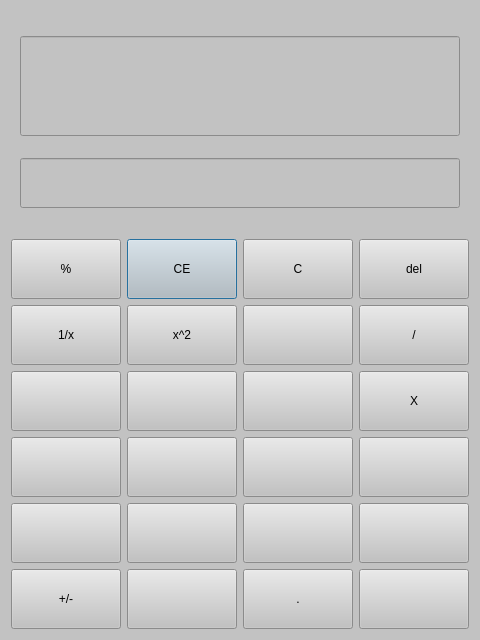
<?xml version="1.0" encoding="UTF-8"?>
<ui version="4.0">
 <class>Dialog</class>
 <widget class="QDialog" name="Dialog">
  <property name="geometry">
   <rect>
    <x>0</x>
    <y>0</y>
    <width>480</width>
    <height>640</height>
   </rect>
  </property>
  <property name="minimumSize">
   <size>
    <width>70</width>
    <height>60</height>
   </size>
  </property>
  <property name="windowTitle">
   <string>Dialog</string>
  </property>
  <property name="styleSheet">
   <string notr="true">background-color: rgb(194, 194, 194);</string>
  </property>
  <layout class="QGridLayout" name="gridLayout_3">
   <item row="0" column="0">
    <widget class="QWidget" name="widget" native="true">
     <layout class="QGridLayout" name="gridLayout_2">
      <item row="0" column="0">
       <widget class="QLineEdit" name="lineEdit">
        <property name="minimumSize">
         <size>
          <width>350</width>
          <height>100</height>
         </size>
        </property>
        <property name="alignment">
         <set>Qt::AlignRight|Qt::AlignTrailing|Qt::AlignVCenter</set>
        </property>
       </widget>
      </item>
      <item row="1" column="0">
       <widget class="QLineEdit" name="lineEdit_2">
        <property name="minimumSize">
         <size>
          <width>400</width>
          <height>50</height>
         </size>
        </property>
        <property name="alignment">
         <set>Qt::AlignRight|Qt::AlignTrailing|Qt::AlignVCenter</set>
        </property>
       </widget>
      </item>
     </layout>
    </widget>
   </item>
   <item row="1" column="0">
    <layout class="QGridLayout" name="gridLayout">
     <item row="0" column="1">
      <widget class="QPushButton" name="btn_CE">
       <property name="minimumSize">
        <size>
         <width>70</width>
         <height>60</height>
        </size>
       </property>
       <property name="text">
        <string>CE</string>
       </property>
      </widget>
     </item>
     <item row="1" column="3">
      <widget class="QPushButton" name="btn_divide">
       <property name="minimumSize">
        <size>
         <width>70</width>
         <height>60</height>
        </size>
       </property>
       <property name="text">
        <string>/</string>
       </property>
      </widget>
     </item>
     <item row="5" column="0">
      <widget class="QPushButton" name="btn_sign">
       <property name="minimumSize">
        <size>
         <width>70</width>
         <height>60</height>
        </size>
       </property>
       <property name="text">
        <string>+/-</string>
       </property>
      </widget>
     </item>
     <item row="2" column="3">
      <widget class="QPushButton" name="btn_multiple">
       <property name="minimumSize">
        <size>
         <width>70</width>
         <height>60</height>
        </size>
       </property>
       <property name="text">
        <string>X</string>
       </property>
      </widget>
     </item>
     <item row="0" column="0">
      <widget class="QPushButton" name="btn_percent">
       <property name="sizePolicy">
        <sizepolicy hsizetype="Preferred" vsizetype="Preferred">
         <horstretch>0</horstretch>
         <verstretch>0</verstretch>
        </sizepolicy>
       </property>
       <property name="minimumSize">
        <size>
         <width>70</width>
         <height>60</height>
        </size>
       </property>
       <property name="text">
        <string>%</string>
       </property>
      </widget>
     </item>
     <item row="3" column="3">
      <widget class="QPushButton" name="btn_minus">
       <property name="minimumSize">
        <size>
         <width>70</width>
         <height>60</height>
        </size>
       </property>
       <property name="styleSheet">
        <string notr="true">border-image: url(:/newPrefix/minus.png);</string>
       </property>
       <property name="text">
        <string/>
       </property>
      </widget>
     </item>
     <item row="0" column="3">
      <widget class="QPushButton" name="btn_del">
       <property name="minimumSize">
        <size>
         <width>70</width>
         <height>60</height>
        </size>
       </property>
       <property name="text">
        <string>del</string>
       </property>
      </widget>
     </item>
     <item row="1" column="1">
      <widget class="QPushButton" name="btn_x_2">
       <property name="minimumSize">
        <size>
         <width>70</width>
         <height>60</height>
        </size>
       </property>
       <property name="text">
        <string>x^2</string>
       </property>
      </widget>
     </item>
     <item row="1" column="0">
      <widget class="QPushButton" name="btn_1_x">
       <property name="minimumSize">
        <size>
         <width>70</width>
         <height>60</height>
        </size>
       </property>
       <property name="text">
        <string>1/x</string>
       </property>
      </widget>
     </item>
     <item row="1" column="2">
      <widget class="QPushButton" name="btn_root">
       <property name="minimumSize">
        <size>
         <width>70</width>
         <height>60</height>
        </size>
       </property>
       <property name="styleSheet">
        <string notr="true">border-image: url(:/newPrefix/root.png);</string>
       </property>
       <property name="text">
        <string/>
       </property>
      </widget>
     </item>
     <item row="0" column="2">
      <widget class="QPushButton" name="btn_C">
       <property name="minimumSize">
        <size>
         <width>70</width>
         <height>60</height>
        </size>
       </property>
       <property name="text">
        <string>C</string>
       </property>
      </widget>
     </item>
     <item row="4" column="3">
      <widget class="QPushButton" name="btn_plus">
       <property name="minimumSize">
        <size>
         <width>70</width>
         <height>60</height>
        </size>
       </property>
       <property name="styleSheet">
        <string notr="true">border-image: url(:/newPrefix/plus.png);</string>
       </property>
       <property name="text">
        <string/>
       </property>
      </widget>
     </item>
     <item row="5" column="3">
      <widget class="QPushButton" name="btn_result">
       <property name="minimumSize">
        <size>
         <width>70</width>
         <height>60</height>
        </size>
       </property>
       <property name="styleSheet">
        <string notr="true">border-image: url(:/newPrefix/result.png);</string>
       </property>
       <property name="text">
        <string/>
       </property>
      </widget>
     </item>
     <item row="5" column="1">
      <widget class="QPushButton" name="btn_0">
       <property name="minimumSize">
        <size>
         <width>70</width>
         <height>60</height>
        </size>
       </property>
       <property name="styleSheet">
        <string notr="true">border-image: url(:/newPrefix/0.png);</string>
       </property>
       <property name="text">
        <string/>
       </property>
      </widget>
     </item>
     <item row="5" column="2">
      <widget class="QPushButton" name="btn_dot">
       <property name="minimumSize">
        <size>
         <width>70</width>
         <height>60</height>
        </size>
       </property>
       <property name="text">
        <string>.</string>
       </property>
      </widget>
     </item>
     <item row="4" column="2">
      <widget class="QPushButton" name="btn_3">
       <property name="minimumSize">
        <size>
         <width>70</width>
         <height>60</height>
        </size>
       </property>
       <property name="styleSheet">
        <string notr="true">border-image: url(:/newPrefix/3.png);</string>
       </property>
       <property name="text">
        <string/>
       </property>
      </widget>
     </item>
     <item row="4" column="1">
      <widget class="QPushButton" name="btn_2">
       <property name="minimumSize">
        <size>
         <width>70</width>
         <height>60</height>
        </size>
       </property>
       <property name="styleSheet">
        <string notr="true">border-image: url(:/newPrefix/2.png);</string>
       </property>
       <property name="text">
        <string/>
       </property>
      </widget>
     </item>
     <item row="4" column="0">
      <widget class="QPushButton" name="btn_1">
       <property name="minimumSize">
        <size>
         <width>70</width>
         <height>60</height>
        </size>
       </property>
       <property name="styleSheet">
        <string notr="true">border-image: url(:/newPrefix/1.png);</string>
       </property>
       <property name="text">
        <string/>
       </property>
      </widget>
     </item>
     <item row="3" column="0">
      <widget class="QPushButton" name="btn_4">
       <property name="minimumSize">
        <size>
         <width>70</width>
         <height>60</height>
        </size>
       </property>
       <property name="styleSheet">
        <string notr="true">border-image: url(:/newPrefix/4.png);</string>
       </property>
       <property name="text">
        <string/>
       </property>
      </widget>
     </item>
     <item row="3" column="1">
      <widget class="QPushButton" name="btn_5">
       <property name="minimumSize">
        <size>
         <width>70</width>
         <height>60</height>
        </size>
       </property>
       <property name="styleSheet">
        <string notr="true">border-image: url(:/newPrefix/5.png);</string>
       </property>
       <property name="text">
        <string/>
       </property>
      </widget>
     </item>
     <item row="3" column="2">
      <widget class="QPushButton" name="btn_6">
       <property name="minimumSize">
        <size>
         <width>70</width>
         <height>60</height>
        </size>
       </property>
       <property name="styleSheet">
        <string notr="true">border-image: url(:/newPrefix/6.png);</string>
       </property>
       <property name="text">
        <string/>
       </property>
      </widget>
     </item>
     <item row="2" column="2">
      <widget class="QPushButton" name="btn_9">
       <property name="minimumSize">
        <size>
         <width>70</width>
         <height>60</height>
        </size>
       </property>
       <property name="styleSheet">
        <string notr="true">
border-image: url(:/newPrefix/9.png);</string>
       </property>
       <property name="text">
        <string/>
       </property>
      </widget>
     </item>
     <item row="2" column="1">
      <widget class="QPushButton" name="btn_8">
       <property name="minimumSize">
        <size>
         <width>70</width>
         <height>60</height>
        </size>
       </property>
       <property name="styleSheet">
        <string notr="true">border-image: url(:/newPrefix/8.png);</string>
       </property>
       <property name="text">
        <string/>
       </property>
      </widget>
     </item>
     <item row="2" column="0">
      <widget class="QPushButton" name="btn_7">
       <property name="minimumSize">
        <size>
         <width>70</width>
         <height>60</height>
        </size>
       </property>
       <property name="styleSheet">
        <string notr="true">border-image: url(:/newPrefix/7.png);</string>
       </property>
       <property name="text">
        <string/>
       </property>
      </widget>
     </item>
    </layout>
   </item>
  </layout>
 </widget>
 <resources>
  <include location="image/res.qrc"/>
 </resources>
 <connections/>
</ui>
